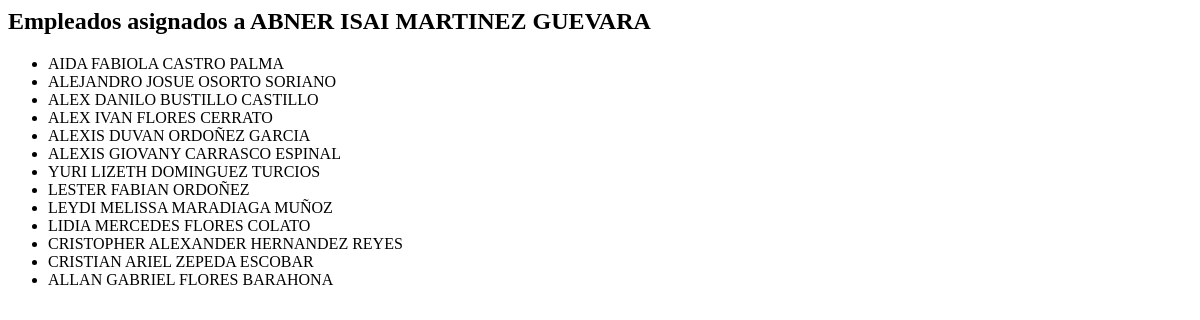
The page /marcaje/encargados/1/ on the database as committed earlier.
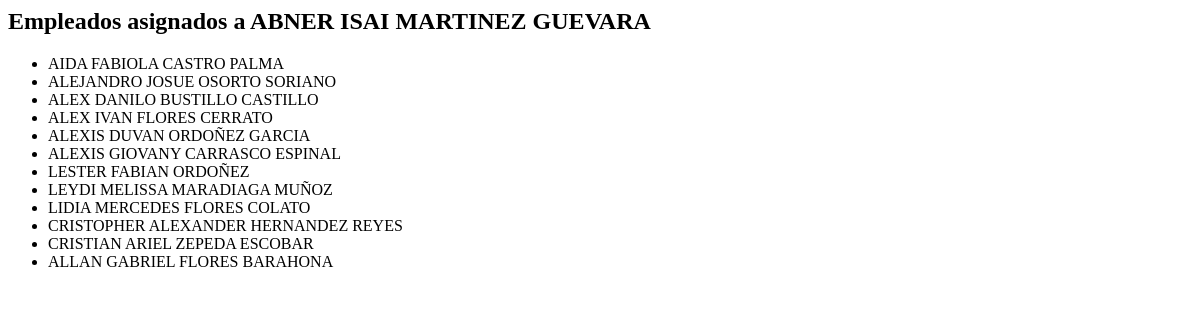
The same page on the database as committed later.
### marcaje/models.py (models this page shows, shortened)
class Empleado(models.Model):
    user = models.OneToOneField(User, on_delete=models.SET_NULL, null=True, blank=True)
    id_externo = models.IntegerField(unique=True)
    codigo = models.CharField(max_length=20)
    nombre = models.CharField(max_length=100)
    departamento = models.CharField(max_length=100)
    sucursal = models.ForeignKey(Sucursal, on_delete=models.PROTECT)
    es_encargado = models.BooleanField(default=False)
    class Meta:
        verbose_name = "Empleado"
        verbose_name_plural = "Empleados"
        ordering = ['nombre']

### marcaje/views.py (the view)
# urls.py: path('encargados/<int:encargado_id>/', views.get_empleados_por_encargado, name='mostrar_empleados'),
def get_empleados_por_encargado(request, encargado_id):
    encargado = get_object_or_404(Empleado, id=encargado_id, es_encargado=True)
    asignaciones = AsignacionEmpleadoEncargado.objects.select_related('empleado', 'encargado')
    asignaciones = AsignacionEmpleadoEncargado.objects.filter(encargado=encargado).select_related('empleado')
    empleados = [a.empleado for a in asignaciones]
    return render(request, 'asignados.html', {
        'encargado': encargado,
        'empleados': empleados
    })

### marcaje/context_processors.py (called while the page is built, shortened)
def empleados_a_cargo_context(request):
    empleados_cargo = []
    encargado_obj = None
    return {'empleados_a_cargo_global': empleados_cargo, 'encargado': encargado_obj}

### marcaje/templates/asignados.html
<h2 class="text-xl font-semibold text-gray-800 dark:text-white mb-4">
    Empleados asignados a {{ encargado.nombre }}
</h2>
{% if empleados %}
  <ul class="max-h-96 overflow-y-auto bg-white dark:bg-gray-800 border border-gray-200 dark:border-gray-600 rounded-md divide-y divide-gray-200 dark:divide-gray-600">
    {% for e in empleados %}
      <li class="px-4 py-2 text-gray-800 dark:text-gray-200">
        {{ e.nombre }}
      </li>
    {% endfor %}
  </ul>
{% else %}
  <p class="text-gray-600 dark:text-gray-400">
    Este encargado no tiene empleados asignados.
  </p>
{% endif %}

Rows that differ between the two databases and show on the page:
no longer on this page (row edited): Empleado: nombre "YURI LIZETH DOMINGUEZ TURCIOS"
